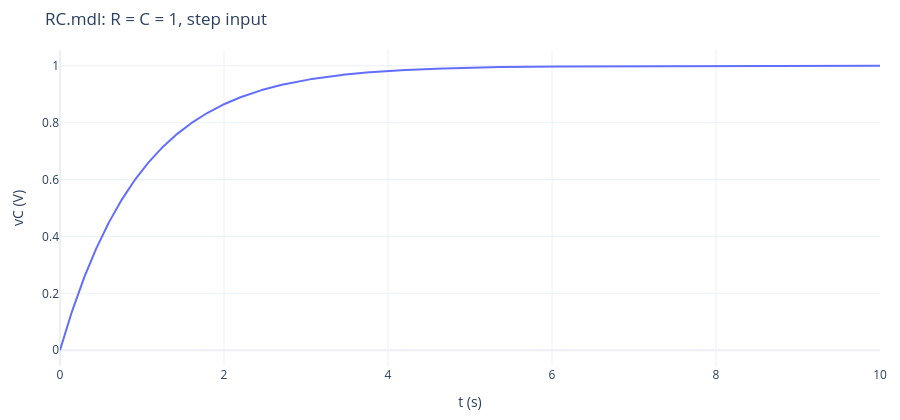

The notebook cell saved with this chart:
### Markdown cell above
## 3. RC 電路（`RCData.m`、`RC.mdl`）

$RC\dfrac{dv_C}{dt} + v_C = u_s(t)$，$v_C(0) = 0$。`RC.mdl` 把它畫成方塊圖：
Step（t = 0 跳到 1）→ Gain $1/(RC)$ → Sum（＋ −）→ Integrator → $v_C$，$v_C$ 經 Gain1 $1/(RC)$ 回授到 Sum 的負端；模擬 10 s。
`RCData.m`：`R=1; C=1;`。這個方塊圖其實就是 $\dot v_C = \frac{1}{RC}(u - v_C)$。

### Code cell
R, Cc = 1.0, 1.0
t = np.linspace(0, 10, 1001)
sol = solve_ivp(lambda tt, v: [(1.0 - v[0]) / (R * Cc)], (0, 10), [0.0], t_eval=t, rtol=1e-10, atol=1e-12)
vc = sol.y[0]
print(f"vC(RC) = {np.interp(R * Cc, t, vc):.4f} (1 - e^-1 = {1 - np.exp(-1):.4f}),  vC(10) = {vc[-1]:.5f}  (Display block)")
print(f"max |block diagram - (1 - exp(-t/RC))| = {np.max(np.abs(vc - (1 - np.exp(-t / (R * Cc))))):.1e}")
fig = go.Figure()
fig.add_scatter(x=t, y=np.round(vc, 5), name="vC (RC.mdl)")
show(fig, "RC.mdl: R = C = 1, step input", "t (s)", "vC (V)")

### Figure 1 — Plotly figure (JSON) as saved in the notebook; plotly's stock layout.template omitted (floating-point values rounded to 4 significant figures; data arrays with more than 128 entries replaced by an {"elided": "..."} marker saying what was removed)
{"data": [{"name": "vC (RC.mdl)", "type": "scatter", "x": {"elided": "1001 float values"}, "y": {"elided": "1001 float values"}}], "layout": {"height": 420, "margin": {"b": 50, "l": 60, "r": 20, "t": 50}, "title": {"text": "RC.mdl: R = C = 1, step input"}, "xaxis": {"title": {"text": "t (s)"}}, "yaxis": {"title": {"text": "vC (V)"}}}}
